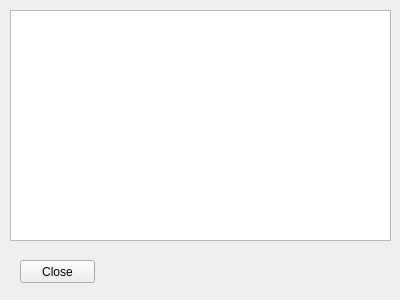
<?xml version="1.0" encoding="UTF-8"?>
<ui version="4.0">
 <class>PopupWindow</class>
 <widget class="QWidget" name="PopupWindow">
  <property name="geometry">
   <rect>
    <x>0</x>
    <y>0</y>
    <width>400</width>
    <height>300</height>
   </rect>
  </property>
  <property name="windowTitle">
   <string>Popup</string>
  </property>
  <widget class="QTextBrowser" name="textBrowser">
   <property name="geometry">
    <rect>
     <x>10</x>
     <y>10</y>
     <width>381</width>
     <height>231</height>
    </rect>
   </property>
  </widget>
  <widget class="QPushButton" name="closeButton">
   <property name="geometry">
    <rect>
     <x>20</x>
     <y>260</y>
     <width>75</width>
     <height>23</height>
    </rect>
   </property>
   <property name="text">
    <string>Close</string>
   </property>
  </widget>
 </widget>
 <resources/>
 <connections/>
</ui>
